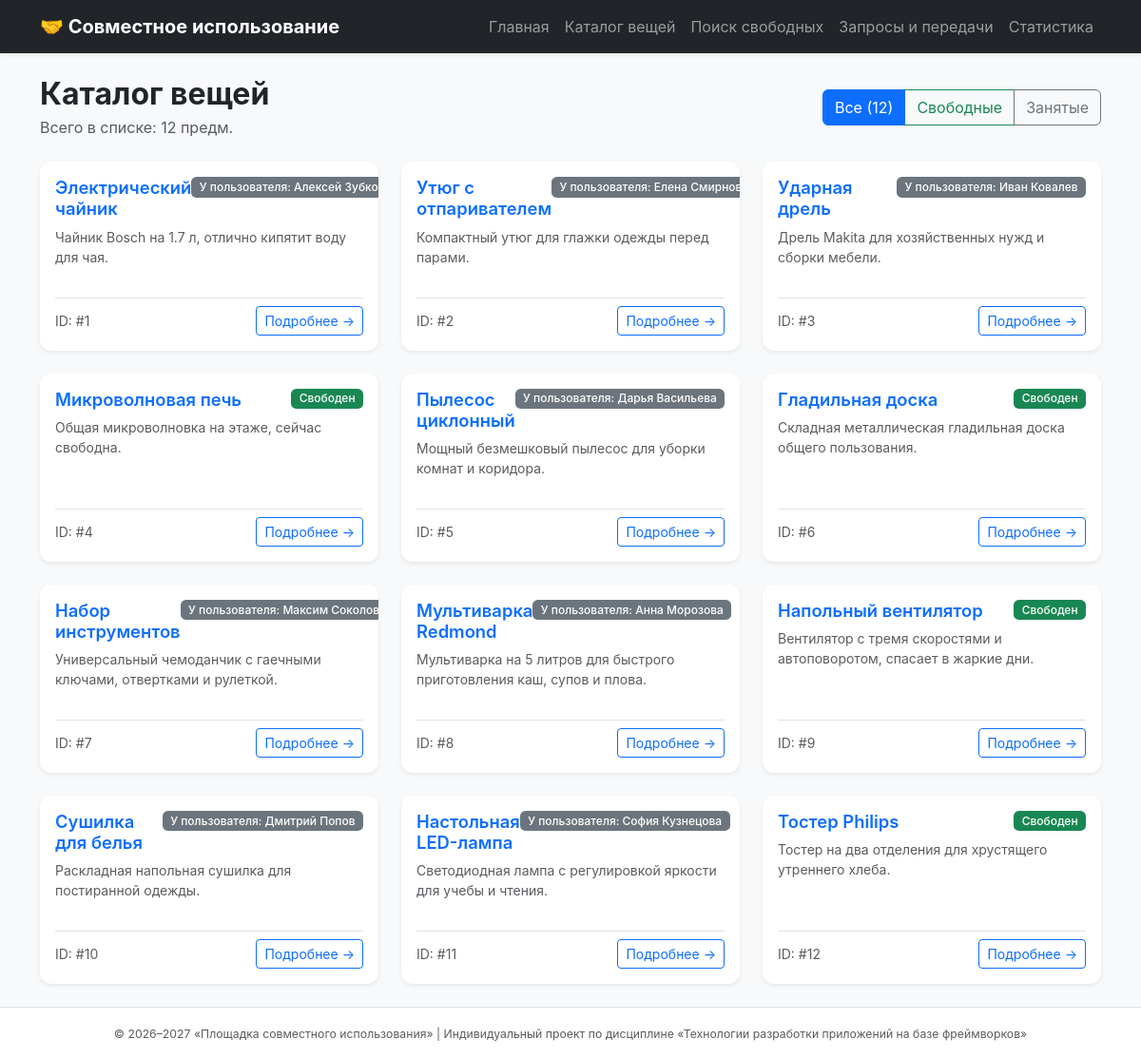
The app's page /items/ with its own data.
### items/views.py (the view)
# urls.py: path("", views.item_list, name="list"),
def item_list(request: HttpRequest) -> HttpResponse:
    status_filter = request.GET.get("status", "all")
    conn = get_connection()
    try:
        total_count = conn.execute(
            "SELECT COUNT(*) FROM items;"
        ).fetchone()[0]
        base_query = """
            SELECT
                items.id,
                items.name,
                items.description,
                items.owner_id,
                users.name AS owner_name
            FROM items
            LEFT JOIN users ON items.owner_id = users.id
        """
        if status_filter == "free":
            query = (
                f"{base_query} WHERE items.owner_id IS NULL "
                "ORDER BY items.id ASC;"
            )
            rows = conn.execute(query).fetchall()
        elif status_filter == "busy":
            query = (
                f"{base_query} WHERE items.owner_id IS NOT NULL "
                "ORDER BY items.id ASC;"
            )
            rows = conn.execute(query).fetchall()
        else:
            status_filter = "all"
            query = f"{base_query} ORDER BY items.id ASC;"
            rows = conn.execute(query).fetchall()
        items = [
            SimpleNamespace(
                id=row["id"],
                name=row["name"],
                description=row["description"],
                owner=(
                    SimpleNamespace(
                        id=row["owner_id"],
                        name=row["owner_name"],
                    )
                    if row["owner_id"] is not None
                    else None
                ),
            )
            for row in rows
        ]
    finally:
        conn.close()
    context = {
        "title": "Каталог вещей — Площадка совместного использования",
        "items": items,
        "current_filter": status_filter,
        "total_count": total_count,
    }
    return render(request, "items/item_list.html", context)

### db/database.py (called while the page is built)
def get_connection(
    db_path: Path | str = DB_PATH,
) -> sqlite3.Connection:
    conn = sqlite3.connect(str(db_path))
    conn.execute("PRAGMA foreign_keys = ON")
    conn.row_factory = sqlite3.Row
    return conn

### templates/items/item_list.html (shortened to what this page needs)
{% extends "base.html" %}
{% block content %}
<div class="d-flex flex-wrap justify-content-between align-items-center mb-4">
  <div>
    <h1 class="h2 fw-bold mb-1">Каталог вещей</h1>
    <p class="text-muted mb-0">Всего в списке: {{ items|length }} предм.</p>
  </div>
  <div class="btn-group" role="group" aria-label="Фильтр по статусу">
    <a
      href="{% url 'items:list' %}"
      class="btn btn-outline-primary {% if current_filter == 'all' %}active{% endif %}"
    >
      Все ({{ total_count }})
    </a>
    <a
      href="{% url 'items:list' %}?status=free"
      class="btn btn-outline-success {% if current_filter == 'free' %}active{% endif %}"
    >
      Свободные
    </a>
    <a
      href="{% url 'items:list' %}?status=busy"
      class="btn btn-outline-secondary {% if current_filter == 'busy' %}active{% endif %}"
    >
      Занятые
    </a>
  </div>
</div>
<div class="row row-cols-1 row-cols-md-2 row-cols-lg-3 g-4">
  {% for item in items %}
    <div class="col">
      {% include "items/includes/item_card.html" %}
    </div>
  {% endfor %}
</div>
{% endblock %}

### templates/items/includes/item_card.html
<div class="card h-100 shadow-sm border-0 item-card">
  <div class="card-body d-flex flex-column">
    <div class="d-flex justify-content-between align-items-start mb-2">
      <h5 class="card-title fw-semibold text-primary mb-0">
        {{ item.name }}
      </h5>
      {% if item.owner %}
        <span class="badge bg-secondary">У пользователя: {{ item.owner.name }}</span>
      {% else %}
        <span class="badge bg-success">Свободен</span>
      {% endif %}
    </div>
    <p class="card-text text-muted small flex-grow-1">
      {% if item.description %}
        {{ item.description }}
      {% else %}
        <em>Описание не указано</em>
      {% endif %}
    </p>
    <div class="mt-3 pt-2 border-top d-flex justify-content-between align-items-center">
      <small class="text-muted">ID: #{{ item.id }}</small>
      <a href="{% url 'items:detail' item.id %}" class="btn btn-sm btn-outline-primary">
        Подробнее &rarr;
      </a>
    </div>
  </div>
</div>

### static/css/style.css (style rules this page uses)
:root { --primary-color: #0d6efd; --secondary-color: #6c757d; --success-color: #198754; --card-bg-hover: #f8f9fa; }
body { font-family: -apple-system, BlinkMacSystemFont, "Segoe UI", Roboto, "Helvetica Neue", Arial, sans-serif; color: #212529; }
.item-card { transition: all 0.2s ease-in-out; border-radius: 0.75rem; overflow: hidden; }
.item-card .card-title { font-size: 1.15rem; }
.badge { font-weight: 500; padding: 0.4em 0.7em; border-radius: 0.35rem; }

### records on screen
items: name "Электрический чайник", owner.name "Алексей…", description "Чайник Bosch на 1.7 л, отлично кипятит воду для чая.", id "1"
items: name "Утюг с отпаривателем", owner.name "Елена…", description "Компактный утюг для глажки одежды перед парами.", id "2"
items: name "Ударная дрель", owner.name "Иван Ковалев", description "Дрель Makita для хозяйственных нужд и сборки мебели.", id "3"
items: name "Микроволновая печь", shows "Свободен", description "Общая микроволновка на этаже, сейчас свободна.", id "4"
items: name "Пылесос циклонный", owner.name "Дарья Васильева", description "Мощный безмешковый пылесос для уборки комнат и коридора.", id "5"
items: name "Гладильная доска", shows "Свободен", description "Складная металлическая гладильная доска общего пользования.", id "6"
items: name "Набор инструментов", owner.name "Максим Соколов", description "Универсальный чемоданчик с гаечными ключами, отвертками и рулеткой.", id "7"
items: name "Мультиварка Redmond", owner.name "Анна Морозова", description "Мультиварка на 5 литров для быстрого приготовления каш, супов и плова.", id "8"
items: name "Напольный вентилятор", shows "Свободен", description "Вентилятор с тремя скоростями и автоповоротом, спасает в жаркие дни.", id "9"
items: name "Сушилка для белья", owner.name "Дмитрий Попов", description "Раскладная напольная сушилка для постиранной одежды.", id "10"
items: name "Настольная LED-лампа", owner.name "София Кузнецова", description "Светодиодная лампа с регулировкой яркости для учебы и чтения.", id "11"
items: name "Тостер Philips", shows "Свободен", description "Тостер на два отделения для хрустящего утреннего хлеба.", id "12"

### other values on screen
{{ items|length }} "12"
{{ total_count }} "12"
